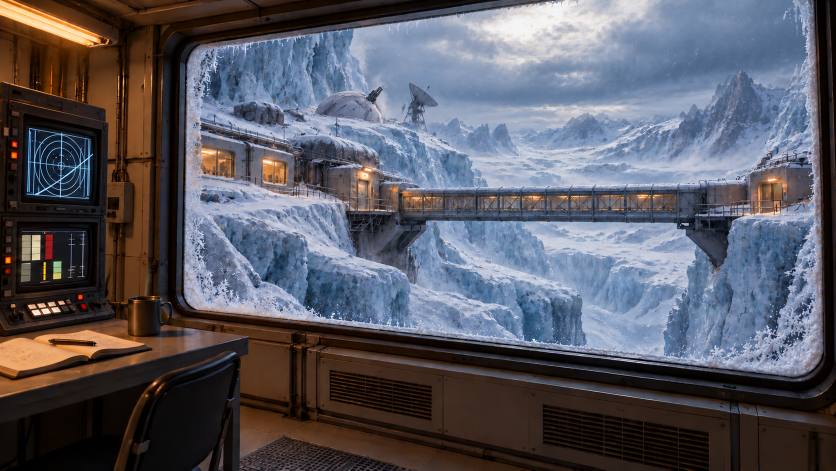
#> input picture music/below-the-snowline-animation-v1/sample-0.000.png, 1672 x 941 px, given in place of 04-laptop-refined.png, which was not available (shown at 1/2 size)
$ python render_ringfall.py
#> lines starting #> are read from the running program, lines starting #| are printed output that depends on the picture; after the words box and inside, x2 and y2 are one past the last pixel; in counts of white or black regions, pixels touching at a corner belong together; pictures that were not available may be replaced by others from this repository, and a replacement may not be noted
"""Render Ringfall's ten-second loop locally; no network or paid services.

Requires locally installed numpy, Pillow, OpenCV and imageio-ffmpeg.
Draft: python scripts/render_ringfall.py --stage preview --version v5-check
Final: python scripts/render_ringfall.py --stage final --version v5-approved
This renderer implements the v5 effects, not the planned v6 layers.
All effects are periodic at ten seconds; the source plate is never overwritten.
"""

from pathlib import Path
import argparse
import hashlib
import json
import subprocess

import cv2
import imageio_ffmpeg
import numpy as np
from PIL import Image, ImageDraw


ROOT = Path(__file__).resolve().parents[1]
SOURCE = ROOT / "creative/ringfall/04-laptop-refined.png"
OUTPUT = ROOT / "creative/ringfall/animation"
DURATION = 10
FPS = 30
SIZE = (3840, 2160)
STEM = "ringfall-loop-v5-4k"
TAU = 2 * np.pi


class Ringfall:
    def __init__(self):
        self.base = np.array(Image.open(SOURCE).convert("RGB"))
#> self.base is the input picture: shape (941, 1672, 3); mean R, G, B 89.7, 89.3, 98.4
        assert self.base.shape[:2] == (941, 1672), "Effect positions require this source size"
        self.active = np.zeros(self.base.shape[:2], dtype=bool)
        # Source-image pixel coordinates. These tight patches isolate the effects.
        self.steam_box = (202, 369, 302, 516)
        self.screen_box = (0, 445, 143, 609)
        self.beacon_box = (1431, 360, 1459, 388)
        for x0, y0, x1, y1 in [self.steam_box, self.screen_box, self.beacon_box]:
            self.active[y0:y1, x0:x1] = True

    @staticmethod
    def phase(t):
        return TAU * (float(t) % DURATION) / DURATION

    def steam(self, phase):
        x0, y0, x1, y1 = self.steam_box
        yy, xx = np.mgrid[y0:y1, x0:x1].astype(np.float32)
        height = (515 - yy) / 143.0
        h = np.clip(height, 0, 1)
        # Smooth vanishing opacity at the rim and top avoids discontinuities.
        envelope = np.power(np.maximum(0, np.sin(np.pi * h)), 1.35)
        envelope *= (height > 0) & (height < 1)
        alpha = np.zeros_like(h)
        for i in range(3):
            flow = TAU * (1.3 * h) - 2 * phase + i * 2.1
            centre = 250 + (1.4 + 14 * h) * np.sin(flow)
            centre += 5.0 * h * np.sin(TAU * 2.3 * h - 3 * phase + i)
            centre += (i - 1) * (1.2 + 3.8 * h)
            width = 1.15 + 4.0 * h + 0.9 * np.sin(flow + 1) ** 2
            ribbon = np.exp(-0.5 * ((xx - centre) / width) ** 2)
            density = 0.65 + 0.35 * np.sin(TAU * 2.4 * h - 3 * phase + i * 1.7)
            alpha += 0.19 * ribbon * density * envelope
        alpha = cv2.GaussianBlur(alpha, (0, 0), 0.85)
        alpha[:, :2] = 0
        alpha[:, -2:] = 0
        return np.clip(alpha, 0, 0.34)

    def frame(self, t, output_size=True):
        phase = self.phase(t)
        frame = self.base.copy()

        x0, y0, x1, y1 = self.steam_box
        alpha = self.steam(phase)[..., None]
        patch = frame[y0:y1, x0:x1].astype(np.float32)
        vapor = np.array([227, 220, 206], dtype=np.float32)
        frame[y0:y1, x0:x1] = np.rint(patch * (1 - alpha) + vapor * alpha).astype(np.uint8)

        # A perspective-clipped scan traverses the actual screen twice per loop.
        # It fades at the edges so its reset is invisible and never touches bezel.
        x0, y0, x1, y1 = self.screen_box
        yy, xx = np.mgrid[y0:y1, x0:x1].astype(np.float32)
        screen_mask = np.zeros((y1 - y0, x1 - x0), dtype=np.uint8)
        polygon = np.array([[0, 12], [101, 4], [132, 133], [0, 157]], dtype=np.int32)
        cv2.fillConvexPoly(screen_mask, polygon, 255)
        screen_mask = cv2.GaussianBlur(screen_mask.astype(np.float32) / 255, (0, 0), 0.7)
        v = (yy - (457 - 0.078 * xx)) / (144 - 0.17 * xx)
        scan_phase = (2 * phase / TAU) % 1.0
        distance = v - scan_phase
        edge = np.maximum(0, np.sin(np.pi * np.clip(v, 0, 1))) ** 1.5
        scan = (0.36 * np.exp(-0.5 * (distance / 0.0055) ** 2)
                + 0.065 * np.exp(-0.5 * (distance / 0.029) ** 2))
        scan *= edge * screen_mask
        patch = frame[y0:y1, x0:x1].astype(np.float32)
        scan_color = np.array([169, 209, 204], dtype=np.float32)
        patch = patch * (1 - scan[..., None]) + scan_color * scan[..., None]
        u = (xx - 97) / 26.0
        fade = np.sin(np.pi * np.clip(u, 0, 1)) ** 2
        baseline = 547 - 0.15 * (xx - 97)
        trace_y = baseline + 2.0 * np.sin(TAU * 1.5 * u - 2 * phase)
        trace_y += 0.8 * np.sin(TAU * 3 * u - 4 * phase)
        alpha = 0.65 * np.exp(-0.5 * ((yy - trace_y) / 0.6) ** 2) * fade
        alpha *= (u > 0) & (u < 1)
        amber = np.array([201, 166, 109], dtype=np.float32)
        frame[y0:y1, x0:x1] = np.rint(patch * (1 - alpha[..., None]) + amber * alpha[..., None]).astype(np.uint8)

        # A warm breathing beacon at an existing mast lamp, without scene relighting.
        x0, y0, x1, y1 = self.beacon_box
        yy, xx = np.mgrid[y0:y1, x0:x1].astype(np.float32)
        radius2 = (xx - 1444.8) ** 2 + (yy - 373.6) ** 2
        mask = np.exp(-0.5 * radius2 / 2.0 ** 2)
        halo = np.exp(-0.5 * radius2 / 4.0 ** 2)
        amount = 0.5 + 0.5 * np.sin(2 * phase - 0.5)
        patch = frame[y0:y1, x0:x1].astype(np.float32)
        patch *= 1 + (amount - 0.5) * 0.9 * mask[..., None]
        patch += (0.12 + 0.88 * amount) * (mask + 0.16 * halo)[..., None] * np.array([115, 75, 33])
        frame[y0:y1, x0:x1] = np.rint(np.clip(patch, 0, 255)).astype(np.uint8)

        if output_size:
            return cv2.resize(frame, SIZE, interpolation=cv2.INTER_LANCZOS4)
        return frame


def make_qa(anim):
    times = [0, 2, 4, 6, 8]
    rows = [((200, 365, 305, 535), "Mug steam"),
            ((0, 440, 145, 611), "Laptop scan"),
            ((1424, 353, 1467, 398), "Distant mast light")]
    tile_w, tile_h = 260, 260
    sheet = Image.new("RGB", (tile_w * len(times), tile_h * len(rows)), (19, 23, 29))
    draw = ImageDraw.Draw(sheet)
    for row, (box, label) in enumerate(rows):
        for col, t in enumerate(times):
            crop = Image.fromarray(anim.frame(t, False)).crop(box)
            crop.thumbnail((240, 220), Image.Resampling.LANCZOS)
            # Enlarge small crops intentionally for QA inspection.
            scale = min(240 / crop.width, 220 / crop.height)
            crop = crop.resize((round(crop.width * scale), round(crop.height * scale)), Image.Resampling.LANCZOS)
            px = col * tile_w + (tile_w - crop.width) // 2
            py = row * tile_h + 25
            sheet.paste(crop, (px, py))
            draw.text((col * tile_w + 12, row * tile_h + 7), f"{label} | {t}s", fill="white")
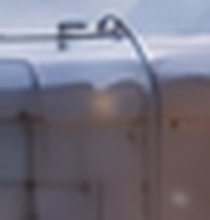
#> crop: PIL image 210x220 RGB; mean R, G, B 118.5, 115.7, 129.2
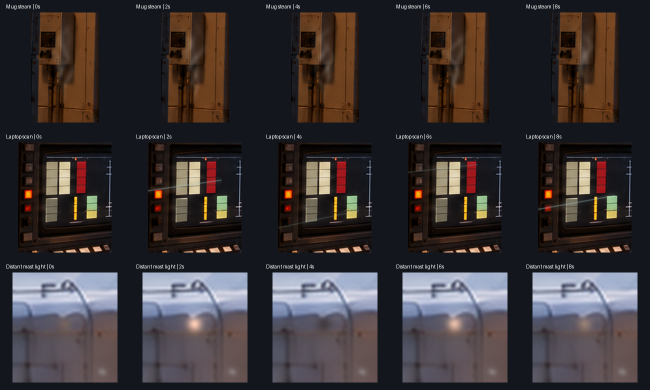
#> sheet: PIL image 1300x780 RGB (shown at 1/2 size); mean R, G, B 57.7, 52, 53.1
    sheet.save(OUTPUT / f"{STEM}-detail-check.png")
    Image.fromarray(anim.frame(2)).save(OUTPUT / f"{STEM}-poster.png")
#> in frame (call 16), `frame[y0:y1, x0:x1] = np.rint(patch * (1 - alpha) + vapor * alpha).ast..`: frame: shape (941, 1672, 3); 0.29% of pixels changed, all inside (x1, y1, x2, y2) = (223, 374, 279, 514)
#> in frame (call 16), `cv2.fillConvexPoly(screen_mask, polygon, 255)`:
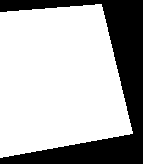
#> screen_mask: shape (164, 143); 70.2% white; 1 black region, box (x1, y1, x2, y2) and area: (0, 0, 143, 164) 6989
#> in frame (call 16), `frame[y0:y1, x0:x1] = np.rint(patch * (1 - alpha[..., None]) + amber *..`: frame: shape (941, 1672, 3); mean R, G, B 89.7, 89.3, 98.5
#> in frame (call 16), `frame[y0:y1, x0:x1] = np.rint(np.clip(patch, 0, 255)).astype(np.uint8)`: frame: shape (941, 1672, 3); mean R, G, B 89.7, 89.4, 98.5
#> in frame (call 16), `return cv2.resize(frame, SIZE, interpolation=cv2.INTER_LANCZOS4)`:
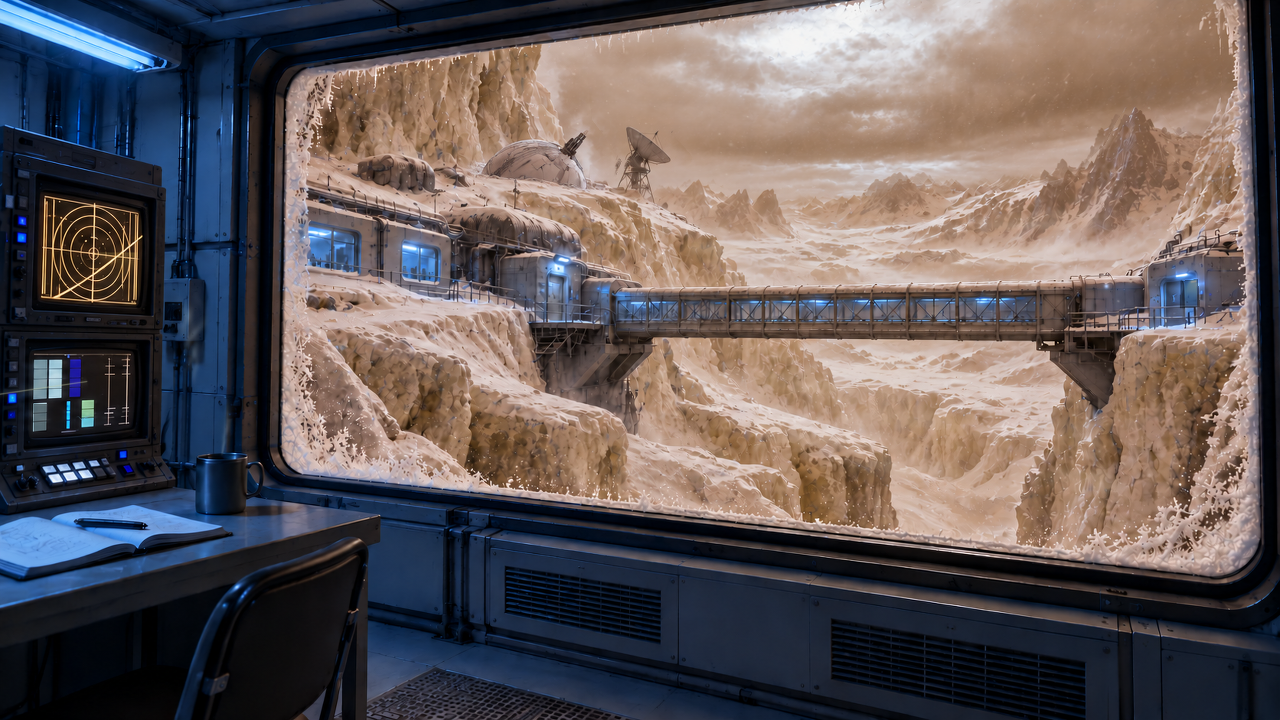
#> returned value: shape (720, 1280, 3); mean of channels 0, 1, 2 89.7, 89.4, 98.5; drawn as B, G, R
#> (the call stopped at in render, `ffmpeg = imageio_ffmpeg.get_ffmpeg_exe()`: imageio_ffmpeg is not available in this run)


def render(anim, destination):
    ffmpeg = imageio_ffmpeg.get_ffmpeg_exe()
    command = [ffmpeg, "-hide_banner", "-loglevel", "error", "-y",
               "-f", "rawvideo", "-vcodec", "rawvideo", "-pix_fmt", "rgb24",
               "-s", f"{SIZE[0]}x{SIZE[1]}", "-r", str(FPS), "-i", "-",
               "-an", "-c:v", "libx264", "-preset", "slow", "-qp", "0",
               "-x264-params", "aq-mode=0:mbtree=0:psy=0",
               "-pix_fmt", "yuv420p", "-color_primaries", "bt709",
               "-color_trc", "bt709", "-colorspace", "bt709",
               "-vf", "scale=in_range=full:out_range=tv:out_color_matrix=bt709",
               "-movflags", "+faststart", "-g", "300", "-bf", "0",
               "-metadata", f"title=Ambient Colony - Ringfall Observatory - {STEM}",
               str(destination)]
    process = subprocess.Popen(command, stdin=subprocess.PIPE)
    try:
        for index in range(DURATION * FPS):
            process.stdin.write(anim.frame(index / FPS).tobytes())
            if index % 60 == 0:
                print(f"Rendered {index}/{DURATION * FPS} frames", flush=True)
    finally:
        process.stdin.close()
    if process.wait() != 0:
        raise RuntimeError("FFmpeg render failed")


def validate(anim, destination):
    a = anim.frame(0, False)
#> in frame (call 17), `frame[y0:y1, x0:x1] = np.rint(patch * (1 - alpha) + vapor * alpha).ast..`: frame: shape (941, 1672, 3); 0.27% of pixels changed, all inside (x1, y1, x2, y2) = (228, 374, 275, 514)
#> in frame (call 17), `frame[y0:y1, x0:x1] = np.rint(patch * (1 - alpha[..., None]) + amber *..`: frame: shape (941, 1672, 3); mean R, G, B 89.7, 89.3, 98.4
#> in frame (call 17), `frame[y0:y1, x0:x1] = np.rint(np.clip(patch, 0, 255)).astype(np.uint8)`: frame: shape (941, 1672, 3); mean R, G, B 89.7, 89.3, 98.4
    b = anim.frame(DURATION, False)
    outside = ~anim.active
    assert np.array_equal(a, b), "Analytic loop endpoint mismatch"
    for t in [0, DURATION*.137, DURATION*.42, DURATION*.88, DURATION]:
        assert np.array_equal(anim.frame(t, False)[outside], anim.base[outside]), "Static plate changed"
#> this loop made 5 passes
#> pass 2, in frame (call 20), `alpha = self.steam(phase)[..., None]`:
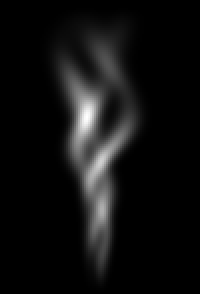
#> alpha: shape (147, 100, 1) float32 (shown 2 times larger); min 0, max 0.294, mean 0.0188; drawn with min black and max white
#> pass 2, in frame (call 20), `scan *= edge * screen_mask`:
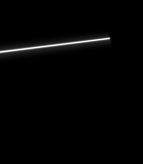
#> scan: shape (164, 143) float32; min 0, max 0.281, mean 0.00404; drawn with min black and max white
    # Measure differences on active pixels, not diluted by the static image.
    def diff(x, y):
        return float(np.abs(x.astype(np.float32) - y.astype(np.float32)).mean())
    analytic_changes = []
#> analytic_changes = []
    previous = anim.frame(0, False)[anim.active]
    for i in range(1, FPS * DURATION):
        current = anim.frame(i / FPS, False)[anim.active]
        analytic_changes.append(diff(current, previous))
        previous = current
#> after the loop, analytic_changes = 299 values, max 0.397 at index 80, min 0.048 at index 0, mean 0.218
    seam = diff(previous, a[anim.active])
#> seam = 0.0477
    assert seam <= max(analytic_changes) * 1.25 + 0.001, "Unexpected analytic seam jump"

    capture = cv2.VideoCapture(str(destination))
    fps = capture.get(cv2.CAP_PROP_FPS)
    width = int(capture.get(cv2.CAP_PROP_FRAME_WIDTH))
    height = int(capture.get(cv2.CAP_PROP_FRAME_HEIGHT))
    active = cv2.resize(anim.active.astype(np.uint8), SIZE, interpolation=cv2.INTER_NEAREST).astype(bool)
    active = cv2.dilate(active.astype(np.uint8), np.ones((9, 9), np.uint8)).astype(bool)
    first = last = None
    changes = []
    count = 0
    while True:
        ok, frame = capture.read()
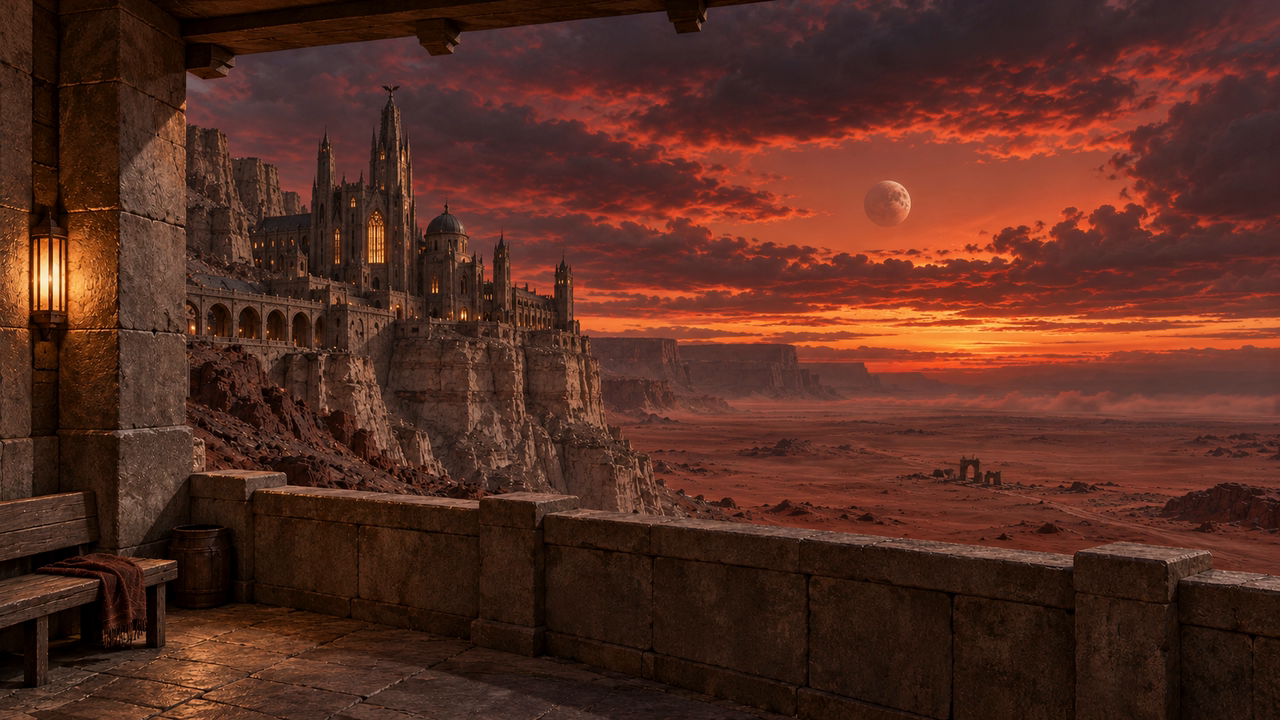
#> input picture frame 30 of music/beneath-a-crimson-sky-animation-v2/dust-v2-isolated-10s.mp4, 1280 x 720 px, given in place of ringfall-v5-preview.mp4, which was not available
#> frame is the input picture: shape (720, 1280, 3); mean B, G, R 32.8, 44.5, 85.9
        if not ok:
            break
        current = frame[active]
        if first is None:
            first = current.copy()
        if last is not None:
            changes.append(diff(current, last))
        last = current
        count += 1
    capture.release()
    assert count == FPS * DURATION and fps == FPS and (width, height) == SIZE
    encoded_seam = diff(last, first)
    report = {
        "source": str(SOURCE.relative_to(ROOT)),
        "source_sha256": hashlib.sha256(SOURCE.read_bytes()).hexdigest(),
        "output": str(destination.relative_to(ROOT)),
        "method": "Local Python/OpenCV compositing, FFmpeg H.264; no network or paid service",
        "source_dimensions": [1672, 941],
        "output_dimensions": [width, height],
        "resolution_note": f"{width}x{height} export resampled from 1672x941 source; no claim of native 4K image detail",
        "fps": fps, "frames": count, "duration_seconds": count / fps,
        "audio": False,
        "periodic_endpoint_pixels_identical": bool(np.array_equal(a, b)),
        "uncompressed_static_plate_unchanged": True,
        "analytic_active_pixel_mean_abs_step": float(np.mean(analytic_changes)),
        "analytic_active_pixel_max_mean_abs_step": float(max(analytic_changes)),
        "analytic_active_pixel_seam_mean_abs_step": seam,
        "encoded_active_pixel_mean_abs_step": float(np.mean(changes)),
        "encoded_active_pixel_max_mean_abs_step": float(max(changes)),
        "encoded_active_pixel_seam_mean_abs_step": encoded_seam,
        "encoding": "H.264 QP0 lossless coding after RGB to YUV420 conversion; preserves tiny effects without temporal quantization drift",
        "note": "The last-to-first transition is checked numerically. Player buffering is separate from media continuity. H.264 quantization can introduce small differences.",
        "effects": getattr(anim, "effect_descriptions", {"steam": "Taller, broader visible curling vapor; 5x ribbon opacity vs v4",
                    "laptop": "Perspective-clipped scan plus stronger telemetry, two cycles per loop",
                    "background": "Clearly visible smooth amber mast beacon, two cycles per loop"})
    }
    assert encoded_seam <= max(changes) * 1.5 + 0.02, "Encoded seam is an outlier"
    (OUTPUT / f"{STEM}-validation.json").write_text(json.dumps(report, indent=2), encoding="utf-8")
    print(json.dumps(report, indent=2), flush=True)


def main():
    global SIZE, STEM
    parser = argparse.ArgumentParser()
    parser.add_argument("--stage", choices=["preview", "final"], default="preview",
                        help="Preview renders at 720p; final renders at 4K. Both use the same effects and timing.")
    parser.add_argument("--version", default="v5",
                        help="Descriptive output version. This remains the v5 effect implementation.")
    parser.add_argument("--qa-only", "--preview-only", dest="qa_only", action="store_true",
                        help="Generate temporal detail sheet and poster only, without a video.")
    parser.add_argument("--validate-only", type=Path,
                        help="Validate an existing export without rendering it; match its --stage.")
    args = parser.parse_args()
    if not args.version or any(c not in "abcdefghijklmnopqrstuvwxyzABCDEFGHIJKLMNOPQRSTUVWXYZ0123456789-_" for c in args.version):
        parser.error("Use only letters, digits, hyphens and underscores in --version")
    SIZE = (1280, 720) if args.stage == "preview" else (3840, 2160)
    STEM = f"ringfall-{args.version}-{args.stage}"
    OUTPUT.mkdir(parents=True, exist_ok=True)
    anim = Ringfall()
    if args.validate_only:
        validate(anim, args.validate_only.resolve())
        return
    destination = OUTPUT / f"{STEM}.mp4"
    if not args.qa_only and destination.exists():
        raise FileExistsError(f"Preserve existing render: {destination}; use a new --version")
    make_qa(anim)
    if not args.qa_only:
        render(anim, destination)
        validate(anim, destination)


if __name__ == "__main__":
    main()
